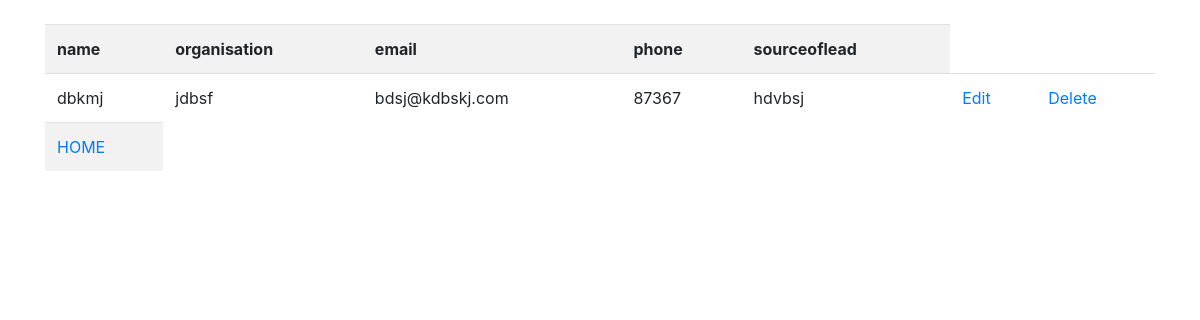
Page /show_leads on the earlier database version.
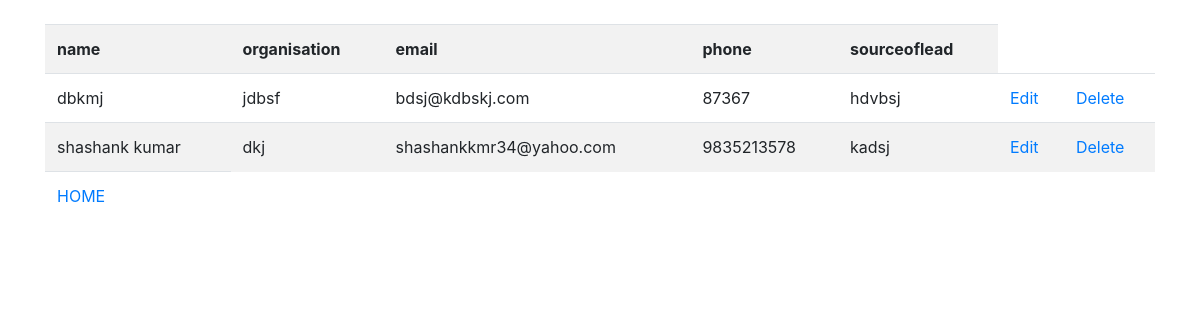
Same page on the later database version.
### myapp/models.py (models this page shows)
class Leads(models.Model):
    lname = models.CharField(max_length=50)
    lorganisation = models.CharField(max_length=50)
    lemail = models.EmailField()
    lphone = models.IntegerField(max_length=12)
    lsourceoflead = models.CharField(max_length=50)

### myapp/views.py (the view)
# urls.py: path('show_leads', views.show_leads),
def show_leads(request):
    leads = Leads.objects.all
    return render(request, 'show_leads.html', {'leads': leads})

### myapp/templates/show_leads.html
{% extends 'base.html' %}
{% block content %}
<table class="table table-striped">
    <tr>
        <th>name</th>
        <th>organisation</th>
        <th>email</th>
        <th>phone</th>
        <th>sourceoflead</th>
    </tr>
    {% for i in leads %}
    <tr>
        <td>{{i.lname}}</td>
        <td>{{i.lorganisation}}</td>
        <td>{{i.lemail}}</td>
        <td>{{i.lphone}}</td>
        <td>{{i.lsourceoflead}}</td>
        <td>
            <a href="edit_leads/{{ i.id }} ">Edit</a>
        </td>
        <td>
            <a href="delete_leads/{{ i.id }} ">Delete</a>
        </td>
    </tr>
    {% endfor %}
    <br>
    <td>
            <a href='/'>HOME</a>
        </td>
</table>
{% endblock %}

Differences in the rows shown:
added Leads: lname "shashank kumar", lorganisation "dkj", lemail "shashankkmr34@yahoo.com", lphone "9835213578", lsourceoflead "kadsj"
